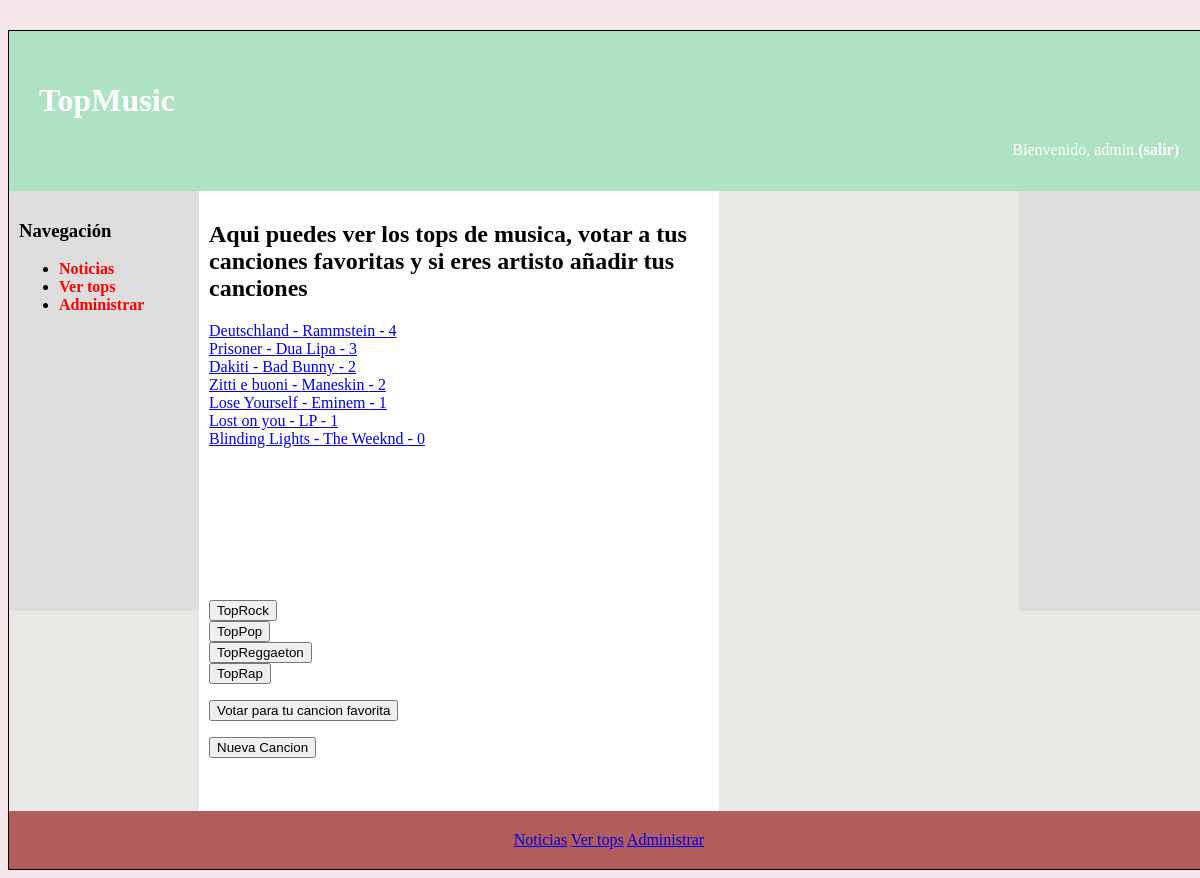
The app's page /contenido.php (signed in) with its own data.
### tables this page shows
CREATE TABLE `melodia` (
  `id` int(11) NOT NULL AUTO_INCREMENT,
  `TITLE` varchar(100) NOT NULL,
  `ARTISTA` varchar(150) NOT NULL,
  `NR_VOTOS` int(11) NOT NULL,
  PRIMARY KEY(id),
  FOREIGN KEY (TITLE,ARTISTA) REFERENCES genre(TITLE, ARTISTA)
);

### autorizacion.php (called while the page is built, shortened)
<?php
function estaLogado(): bool {
    return isset($_SESSION['login']);
}

### contenido.php (the view, shortened to what this page needs)
<!DOCTYPE html>
<html>
<head>
<link rel="stylesheet" type="text/css" href="estilo.css" />
</head>
<body>
<div id="contenedor">
<?php
	require("cabecera.php");
	require("sidebarIzq.php");
	require("autorizacion.php");
?>
<main>
	<article>
	<?php
		if (!estaLogado()) {
			echo "<h1>Usuario no registrado!</h1>";
			echo "<p>Debes iniciar sesión para ver el contenido..</p>";
		} else {
	?>
		<h2>Aqui puedes ver los tops de musica, votar a tus canciones favoritas y si eres artisto añadir tus canciones</h2>
		<?php
$conn= new \mysqli('localhost', 'administrador', 'admin', 'topmusic');
	$query=sprintf("SELECT id,TITLE,ARTISTA,NR_VOTOS FROM melodia ORDER BY NR_VOTOS DESC");
	$rs = $conn->query($query);
	while ($fila = mysqli_fetch_assoc($rs)) {
		?>
		<a href="addComment.php?id=<?php echo $fila['id']; ?>">
		<?php
		echo $fila['TITLE'];
		echo "  -  ";
		echo $fila['ARTISTA'];
		echo "  -  ";
		echo $fila['NR_VOTOS'];
		?>
		</a>
		<?php
		echo "<br>";
	}
		?>
		<div style="position:absolute; top:600px;">
		<form method="post">
        <input type="submit" name="button1"
                class="button" value="TopRock" />
        <br>
        <input type="submit" name="button2"
                class="button" value="TopPop" />
				<form method="post">
				<br>
        <input type="submit" name="button3"
                class="button" value="TopReggaeton" />
				<br>
		<input type="submit" name="button4"
                class="button" value="TopRap" />
        <br>
    </form>
		<p> <button onclick="location.href='vote.php'">Votar para tu cancion favorita</button> </p>
		<p> <button onclick="location.href='addSong.php'">Nueva Cancion</button> </p>
		</div>
	<?php
		}
	?>
	</article>
</main>
<?php
	require("sidebarDer.php");
	require("pie.php");
?>
</div>
</body>
</html>

### cabecera.php
<?php
function mostrarSaludo() {
	if (isset($_SESSION["login"]) && ($_SESSION["login"]===true)) {
		echo "Bienvenido, " . $_SESSION['nombre'] . ".<a href='logout.php'>(salir)</a>";
	} else {
		echo "Usuario desconocido. <a href='login.php'>Login</a> <a href='registro.php'>Registro</a>";
	}
}
?>
<header>
	<h1>TopMusic</h1>
	<div class="saludo">
	<?php
		mostrarSaludo();
	?>
	</div>
</header>

### sidebarIzq.php
<nav id="sidebarIzq">
	<h3>Navegación</h3>
	<ul>
		<li><a href="index.php">Noticias</a></li>
		<li><a href="contenido.php">Ver tops</a></li>
		<li><a href="admin.php">Administrar</a></li>
	</ul>
</nav>

### sidebarDer.php
<aside id="sidebarDer">
</aside>

### pie.php
<footer>
		<a href="index.php">Noticias</a>
		<a href="contenido.php">Ver tops</a>
		<a href="admin.php">Administrar</a>
</footer>

### estilo.css (style rules this page uses)
body { background-color: #f6e5e9; }
div#contenedor { width: 1200px; margin: auto; border: 1px solid black; background-color: #e8e8e4; margin-top: 30px; }
header { padding: 30px; height: 100px; background-color: #aee2c3; color: white; }
header a, header a:visited { color: white; font-weight: bold; text-decoration: none; }
nav { padding: 10px; float: left; width: 170px; height: 400px; background-color: #dddddd; }
nav a, nav a:visited { color: red; font-weight: bold; text-decoration: none; }
aside { padding: 10px; float: right; width: 170px; height: 400px; background-color: #dddddd; }
main { padding: 10px; float: left; min-height: 600px; width: 500px; background-color: white; }
footer { clear: both; padding: 20px; background-color: rgb(179, 92, 92); color: rgb(170, 214, 129); text-align: center; }
div.saludo { width: 100%; text-align: right; }

### records on screen
melodia: TITLE "Deutschland", ARTISTA "Rammstein", NR_VOTOS "4"
melodia: TITLE "Prisoner", ARTISTA "Dua Lipa", NR_VOTOS "3"
melodia: TITLE "Dakiti", ARTISTA "Bad Bunny", NR_VOTOS "2"
melodia: TITLE "Zitti e buoni", ARTISTA "Maneskin", NR_VOTOS "2"
melodia: TITLE "Lose Yourself", ARTISTA "Eminem", NR_VOTOS "1"
melodia: TITLE "Lost on you", ARTISTA "LP", NR_VOTOS "1"
melodia: TITLE "Blinding Lights", ARTISTA "The Weeknd", NR_VOTOS "0"

### other values on screen
$_SESSION['nombre'] "admin"
